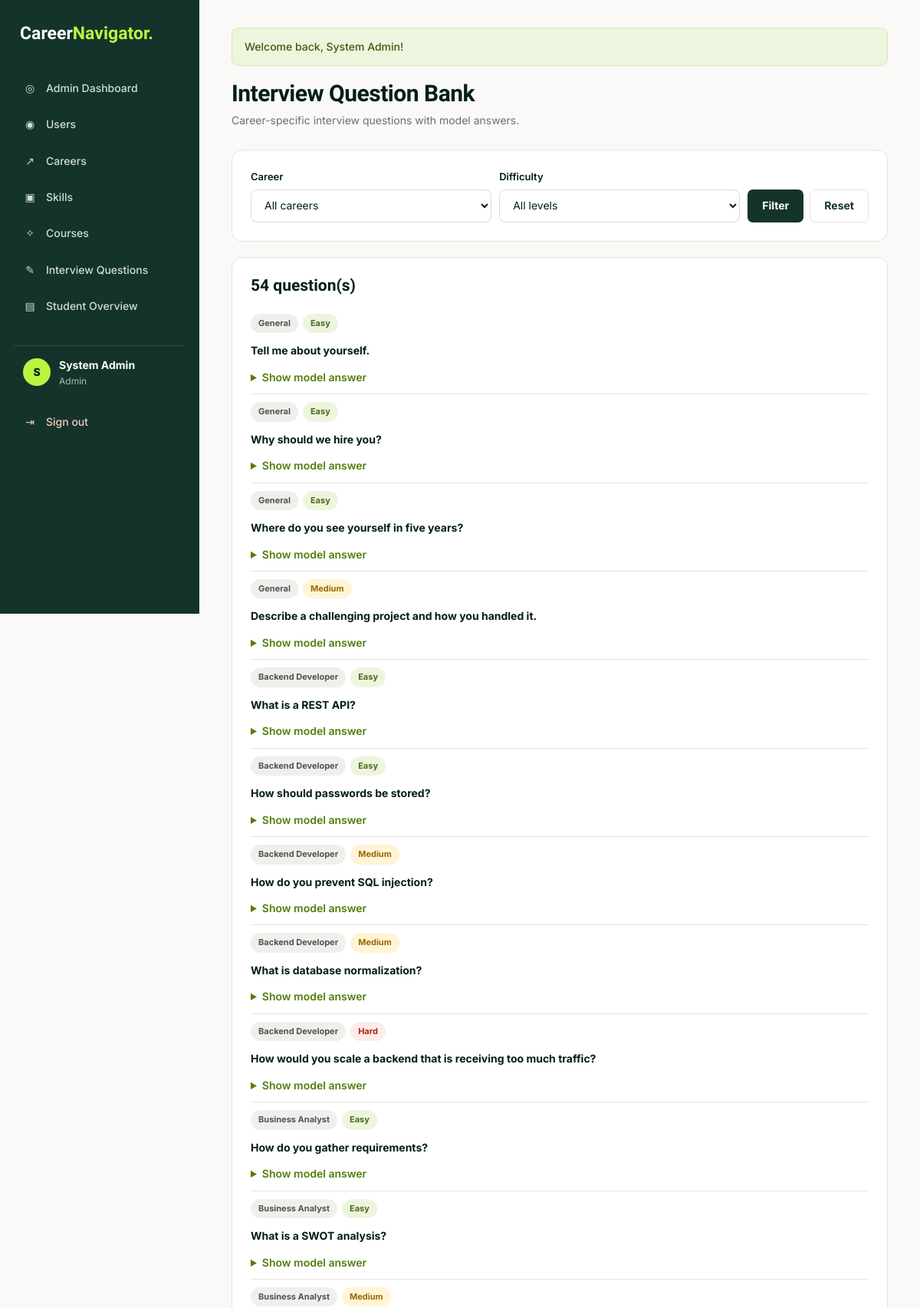
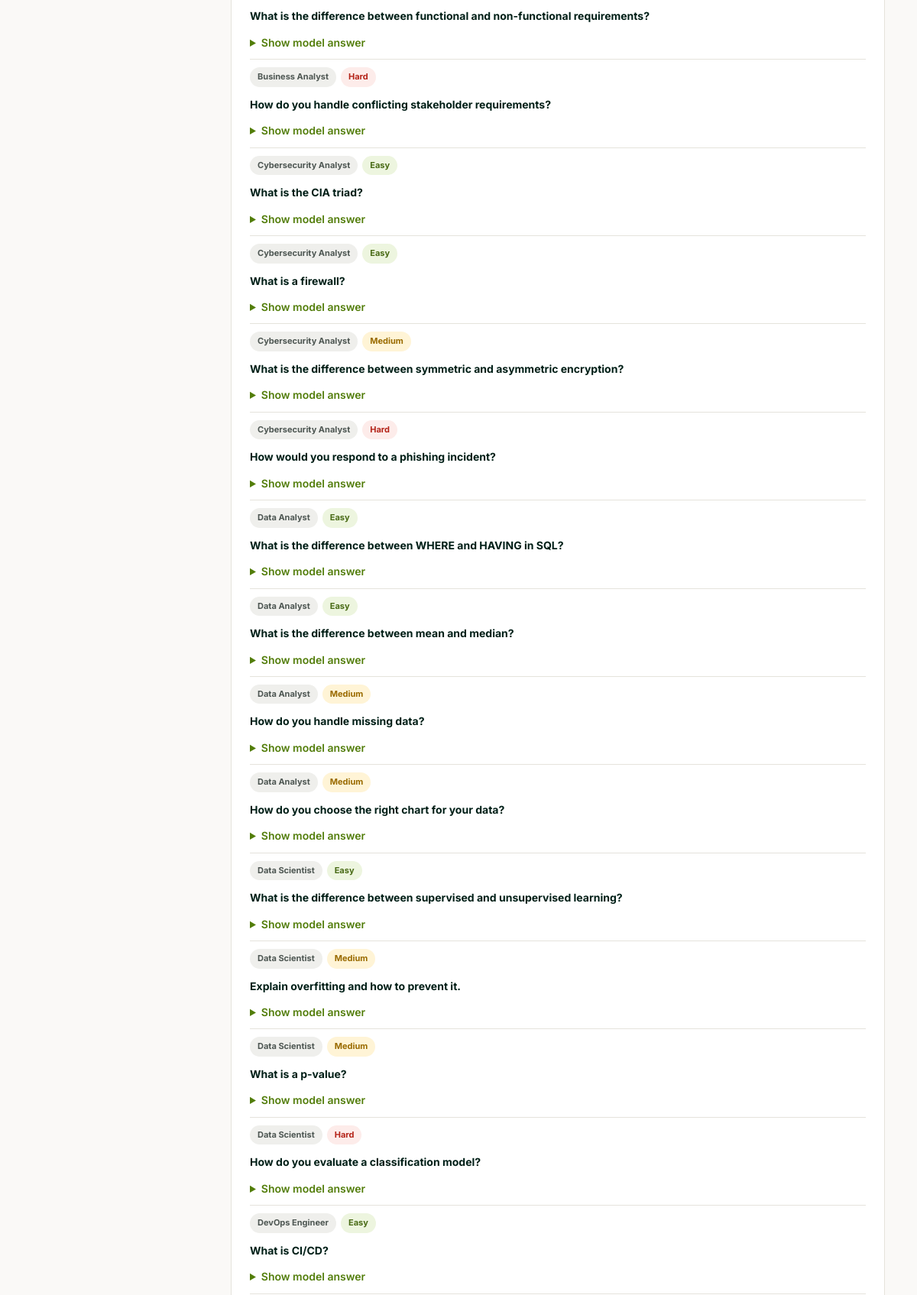
The app's page /interview.php (signed in, upper part) with its own data (2 pictures, top to bottom).
### tables this page shows
CREATE TABLE `users` (
  `id` int(11) NOT NULL AUTO_INCREMENT,
  `name` varchar(100) NOT NULL,
  `email` varchar(150) NOT NULL,
  `password` varchar(255) NOT NULL,
  `role` enum('student','advisor','admin') DEFAULT 'student',
  `created_at` timestamp NOT NULL DEFAULT current_timestamp(),
  `email_verified_at` datetime DEFAULT NULL,
  `verification_token_hash` char(64) DEFAULT NULL,
  `verification_expires_at` datetime DEFAULT NULL,
  `verification_sent_at` datetime DEFAULT NULL,
  PRIMARY KEY (`id`),
  UNIQUE KEY `email` (`email`),
  UNIQUE KEY `verification_token_hash` (`verification_token_hash`)
);

CREATE TABLE `interview_questions` (
  `id` int(11) NOT NULL AUTO_INCREMENT,
  `career_id` int(11) DEFAULT NULL,
  `question` text NOT NULL,
  `answer` text DEFAULT NULL,
  `difficulty` enum('easy','medium','hard') DEFAULT 'easy',
  PRIMARY KEY (`id`),
  KEY `career_id` (`career_id`),
  CONSTRAINT `interview_questions_ibfk_1` FOREIGN KEY (`career_id`) REFERENCES `careers` (`id`) ON DELETE SET NULL
);

CREATE TABLE `careers` (
  `id` int(11) NOT NULL AUTO_INCREMENT,
  `title` varchar(150) NOT NULL,
  `description` text DEFAULT NULL,
  `category` varchar(100) DEFAULT NULL,
  `average_salary` varchar(100) DEFAULT NULL,
  PRIMARY KEY (`id`)
);

### includes/functions.php (called while the page is built, shortened)
<?php
function e($value): string
{
    return htmlspecialchars((string) $value, ENT_QUOTES, 'UTF-8');
}
function url(string $path = ''): string
{
    return BASE_URL . ltrim($path, '/');
}
function current_user(): ?array
{
    return $_SESSION['user'] ?? null;
}
function current_user_id(): int
{
    return (int) ($_SESSION['user']['id'] ?? 0);
}
function refresh_current_user(PDO $pdo): void
{
    $stmt = $pdo->prepare("SELECT id, name, email, role FROM users WHERE id = ?");
    $stmt->execute([current_user_id()]);
}
function get_flashes(): array
{
    $messages = $_SESSION['flash'] ?? [];
    return $messages;
}

### includes/init.php (called while the page is built, shortened)
<?php
require_once __DIR__ . '/../config/db.php';
require_once __DIR__ . '/functions.php';
refresh_current_user($pdo);

### interview.php (the view, shortened to what this page needs)
<?php
require_once 'includes/init.php';
$isStudent = current_user()['role'] === 'student';
$careerId = input_int($_GET, 'career_id');
$difficulty = in_array($_GET['difficulty'] ?? '', ['easy', 'medium', 'hard'], true) ? $_GET['difficulty'] : '';
$view = 'bank';
$question = null;
if ($view === 'bank') {
    $sql = "SELECT q.*, c.title AS career_title FROM interview_questions q LEFT JOIN careers c ON c.id = q.career_id WHERE 1 = 1";
    $params = [];
    $sql .= " ORDER BY c.title IS NULL DESC, c.title, FIELD(q.difficulty, 'easy', 'medium', 'hard')";
    $stmt = $pdo->prepare($sql);
    $stmt->execute($params);
    $questions = $stmt->fetchAll(PDO::FETCH_ASSOC);
}
$difficultyBadge = ['easy' => 'badge-green', 'medium' => 'badge-amber', 'hard' => 'badge-red'];
$practiceLink = 'interview.php?practice=1' . ($careerId ? '&career_id=' . $careerId : '') . ($difficulty ? '&difficulty=' . $difficulty : '');
$activePage = 'interview';
require 'includes/header.php';
?>
<div class="page-header">
    <div>
        <h1><?= $isStudent ? 'Interview Practice' : 'Interview Question Bank' ?></h1>
        <p>Career-specific interview questions with model answers<?= $isStudent ? '. Practise and get instant keyword-based feedback.' : '.' ?></p>
    </div>
</div>
<?php if ($view === 'practice'): ?>
    <?php if (!$question): ?>
        <div class="card empty">No questions found for this selection. <a href="interview.php">Back to question bank</a></div>
    <?php else: ?>
        <div class="card">
            <div class="course-meta">
                <span class="badge badge-gray"><?= e($question['career_title'] ?? 'General') ?></span>
                <span class="badge <?= $difficultyBadge[$question['difficulty']] ?>"><?= ucfirst(e($question['difficulty'])) ?></span>
            </div>
            <h2><?= e($question['question']) ?></h2>
            <form method="POST">
                <?= csrf_field() ?>
                <input type="hidden" name="question_id" value="<?= (int) $question['id'] ?>">
                <div class="form-group">
                    <label for="answer">Your answer</label>
                    <textarea id="answer" name="answer" maxlength="5000" rows="8" required placeholder="Answer as you would in a real interview…"></textarea>
                    <div class="help" id="answer-count">0 words</div>
                </div>
                <div class="btn-group">
                    <button type="submit" class="btn btn-primary">Submit answer</button>
                    <a href="<?= e($practiceLink) ?>" class="btn btn-secondary">Skip question</a>
                    <a href="interview.php" class="btn btn-secondary">End session</a>
                </div>
            </form>
        </div>
    <?php endif; ?>
<?php else: ?>
    <form method="GET" class="filters card">
        <div class="form-group">
            <label for="career_id">Career</label>
            <select id="career_id" name="career_id">
                <option value="">All careers</option>
            </select>
        </div>
        <div class="form-group">
            <label for="difficulty">Difficulty</label>
            <select id="difficulty" name="difficulty">
                <option value="">All levels</option>
            </select>
        </div>
        <div class="btn-group">
            <button type="submit" class="btn btn-primary">Filter</button>
            <a href="interview.php" class="btn btn-secondary">Reset</a>
        </div>
    </form>
    <div class="card">
        <h2><?= count($questions) ?> question(s)</h2>
        <ul class="list-plain">
            <?php foreach ($questions as $qn): ?>
                <li>
                    <div class="course-meta">
                        <span class="badge badge-gray"><?= e($qn['career_title'] ?? 'General') ?></span>
                        <span class="badge <?= $difficultyBadge[$qn['difficulty']] ?>"><?= ucfirst(e($qn['difficulty'])) ?></span>
                    </div>
                    <strong><?= e($qn['question']) ?></strong>
                    <details>
                        <summary>Show model answer</summary>
                    </details>
                </li>
            <?php endforeach; ?>
        </ul>
    </div>
<?php endif; ?>
<?php require 'includes/footer.php'; ?>

### includes/header.php (shortened to what this page needs)
<?php
$user = current_user();
$activePage = $activePage ?? '';
$menus = [
    'student' => [
        'dashboard'       => ['dashboard.php', 'Dashboard', '◎'],
        'profile'         => ['profile.php', 'My Profile & Skills', '◉'],
        'projects'        => ['projects.php', 'My Projects', '▣'],
        'recommendations' => ['recommendations.php', 'Career Matches', '↗'],
        'roadmap'         => ['roadmap.php', 'Skill Gap & Roadmap', '▤'],
        'courses'         => ['courses.php', 'Courses & Certifications', '✧'],
        'interview'       => ['interview.php', 'Interview Practice', '✎'],
    ],
    'advisor' => [
        'advisor'   => ['advisor/index.php', 'My Students', '◎'],
        'courses'   => ['courses.php', 'Courses', '✧'],
        'interview' => ['interview.php', 'Question Bank', '✎'],
    ],
    'admin' => [
        'admin'      => ['admin/index.php', 'Admin Dashboard', '◎'],
        'users'      => ['admin/users.php', 'Users', '◉'],
        'careers'    => ['admin/careers.php', 'Careers', '↗'],
        'skills'     => ['admin/skills.php', 'Skills', '▣'],
        'courses'    => ['admin/courses.php', 'Courses', '✧'],
        'questions'  => ['admin/questions.php', 'Interview Questions', '✎'],
        'advisor'    => ['advisor/index.php', 'Student Overview', '▤'],
    ],
];
$menu = $user ? ($menus[$user['role']] ?? []) : [];
?>
<!DOCTYPE html>
<html lang="en">
<head>
    <link rel="stylesheet" href="<?= e(url('assets/css/style.css')) ?>">
</head>
<body>
<div class="app">
    <aside class="sidebar" id="sidebar">
        <div class="sidebar-top">
            <a href="<?= e(url('index.php')) ?>" class="logo logo-light">Career<span>Navigator.</span></a>
        </div>
        <nav class="side-nav" id="side-nav">
            <?php foreach ($menu as $key => [$link, $label, $icon]): ?>
                <a href="<?= e(url($link)) ?>" class="<?= $key === $activePage ? 'active' : '' ?>">
                    <span class="nav-icon"><?= $icon ?></span><?= e($label) ?>
                </a>
            <?php endforeach; ?>
            <?php if ($user): ?>
                <div class="side-user">
                    <div class="avatar"><?= e(strtoupper(mb_substr($user['name'], 0, 1))) ?></div>
                    <div>
                        <strong><?= e($user['name']) ?></strong>
                        <small><?= e(ucfirst($user['role'])) ?></small>
                    </div>
                </div>
                <a href="<?= e(url('logout.php')) ?>" class="logout-link"><span class="nav-icon">⇥</span>Sign out</a>
            <?php endif; ?>
        </nav>
    </aside>
    <main class="main">
        <?php foreach (get_flashes() as $f): ?>
            <div class="alert alert-<?= e($f['type']) ?>"><?= e($f['message']) ?></div>
        <?php endforeach; ?>

### assets/css/style.css (style rules this page uses)
:root { --green: #14342B; --green-hover: #245344; --dark: #001F17; --lime: #BCF541; --lime-dark: #648D13; --soft-green: #EDF5DF; --background: #FAF9F7; --muted: #68736E; --border: #E5E3DC; --danger: #B42318; --danger-soft: #FDECEA; --amber: #9A6B00; --amber-soft: #FFF4D6; }
* { margin: 0; padding: 0; box-sizing: border-box; }
body { font-family: 'Inter', sans-serif; background: var(--background); color: var(--dark); font-size: 14px; line-height: 1.6; }
a { color: #527D0A; }
h1, h2, h3, h4 { font-family: 'Bricolage Grotesque', sans-serif; line-height: 1.2; }
h1 { font-size: 30px; letter-spacing: -0.5px; }
h2 { font-size: 21px; margin-bottom: 14px; }
p { margin-bottom: 10px; }
.logo { font-family: 'Bricolage Grotesque', sans-serif; font-size: 23px; font-weight: 800; color: var(--green); text-decoration: none; }
.logo span { color: #82AD16; }
.logo-light { color: #fff; }
.logo-light span { color: var(--lime); }
.app { display: flex; min-height: 100vh; }
.sidebar { width: 260px; flex-shrink: 0; background: var(--green); color: #fff; padding: 26px 18px; position: sticky; top: 0; height: 100vh; overflow-y: auto; }
.sidebar-top { display: flex; justify-content: space-between; align-items: center; margin-bottom: 30px; padding: 0 8px; }
.side-nav a { display: flex; align-items: center; gap: 12px; padding: 11px 12px; color: #D0DDD6; text-decoration: none; border-radius: 8px; font-weight: 500; margin-bottom: 3px; }
.nav-icon { width: 18px; text-align: center; }
.side-user { display: flex; gap: 11px; align-items: center; margin: 28px 0 8px; padding: 14px 12px; border-top: 1px solid rgba(255,255,255,.12); }
.side-user small { display: block; color: #A8BDB3; font-size: 12px; }
.avatar { width: 36px; height: 36px; border-radius: 50%; background: var(--lime); color: var(--dark); display: grid; place-items: center; font-weight: 800; }
.logout-link { color: #F3C9C4 !important; }
.main { flex: 1; padding: 36px 42px 60px; min-width: 0; max-width: 1240px; }
.page-header { display: flex; justify-content: space-between; align-items: flex-end; gap: 16px; flex-wrap: wrap; margin-bottom: 26px; }
.page-header p { color: var(--muted); margin: 6px 0 0; }
.card { background: #fff; border: 1px solid var(--border); border-radius: 14px; padding: 24px; margin-bottom: 22px; }
.btn { display: inline-block; padding: 11px 18px; border-radius: 7px; text-decoration: none; font-size: 14px; font-weight: 700; border: 1px solid transparent; cursor: pointer; font-family: inherit; transition: .2s; line-height: 1.3; }
.btn-primary { background: var(--green); color: #fff; }
.btn-secondary { background: #fff; color: var(--green); border-color: var(--border); }
.btn-group { display: flex; gap: 8px; flex-wrap: wrap; align-items: center; }
.form-group { margin-bottom: 16px; }
label { display: block; font-weight: 600; margin-bottom: 6px; font-size: 13px; }
input[type=text], input[type=email], input[type=password], input[type=number], input[type=url], input[type=search], select, textarea { width: 100%; padding: 11px 13px; border: 1px solid #DADDD8; border-radius: 8px; font-size: 14px; font-family: inherit; background: #fff; color: var(--dark); }
.filters { display: flex; gap: 10px; flex-wrap: wrap; align-items: flex-end; margin-bottom: 20px; }
.filters .form-group { margin-bottom: 0; min-width: 170px; flex: 1; }
.badge { display: inline-block; padding: 4px 10px; border-radius: 20px; font-size: 11px; font-weight: 700; white-space: nowrap; }
.badge-green { background: var(--soft-green); color: #496B16; }
.badge-amber { background: var(--amber-soft); color: var(--amber); }
.badge-red { background: var(--danger-soft); color: var(--danger); }
.badge-gray { background: #EFEFEC; color: #4E5753; }
.alert { padding: 13px 16px; border-radius: 9px; margin-bottom: 18px; font-weight: 500; }
.alert-success { background: var(--soft-green); color: #3D5A10; border: 1px solid #D5E8B4; }
details { margin-top: 12px; }
summary { cursor: pointer; font-weight: 600; color: #527D0A; }
.list-plain { list-style: none; }
.list-plain li { padding: 10px 0; border-bottom: 1px solid var(--border); }
.course-meta { display: flex; flex-wrap: wrap; gap: 6px; margin-bottom: 12px; }

### records on screen
users: name "S", name "System Admin", role "Admin"
interview_questions: career_title "General", difficulty "Easy", question "Tell me about yourself."
interview_questions: career_title "General", difficulty "Easy", question "Why should we hire you?"
interview_questions: career_title "General", difficulty "Easy", question "Where do you see yourself in five years?"
interview_questions: career_title "General", difficulty "Medium", question "Describe a challenging project and how you handled it."
interview_questions: career.title "Backend Developer", difficulty "Easy", question "What is a REST API?"
interview_questions: career.title "Backend Developer", difficulty "Easy", question "How should passwords be stored?"
interview_questions: career.title "Backend Developer", difficulty "Medium", question "How do you prevent SQL injection?"
interview_questions: career.title "Backend Developer", difficulty "Medium", question "What is database normalization?"
interview_questions: career.title "Backend Developer", difficulty "Hard", question "How would you scale a backend that is receiving too much traffic?"
interview_questions: career.title "Business Analyst", difficulty "Easy", question "How do you gather requirements?"
interview_questions: career.title "Business Analyst", difficulty "Easy", question "What is a SWOT analysis?"
interview_questions: career.title "Business Analyst", difficulty "Medium", question "What is the difference between functional and non-functional requirements?"
interview_questions: career.title "Business Analyst", difficulty "Hard", question "How do you handle conflicting stakeholder requirements?"
interview_questions: career.title "Cybersecurity Analyst", difficulty "Easy", question "What is the CIA triad?"
interview_questions: career.title "Cybersecurity Analyst", difficulty "Easy", question "What is a firewall?"
interview_questions: career.title "Cybersecurity Analyst", difficulty "Medium", question "What is the difference between symmetric and asymmetric encryption?"
interview_questions: career.title "Cybersecurity Analyst", difficulty "Hard", question "How would you respond to a phishing incident?"
interview_questions: career.title "Data Analyst", difficulty "Easy", question "What is the difference between WHERE and HAVING in SQL?"
interview_questions: career.title "Data Analyst", difficulty "Easy", question "What is the difference between mean and median?"
interview_questions: career.title "Data Analyst", difficulty "Medium", question "How do you handle missing data?"
interview_questions: career.title "Data Analyst", difficulty "Medium", question "How do you choose the right chart for your data?"
interview_questions: career.title "Data Scientist", difficulty "Easy", question "What is the difference between supervised and unsupervised learning?"
interview_questions: career.title "Data Scientist", difficulty "Medium", question "Explain overfitting and how to prevent it."
interview_questions: career.title "Data Scientist", difficulty "Medium", question "What is a p-value?"
interview_questions: career.title "Data Scientist", difficulty "Hard", question "How do you evaluate a classification model?"
interview_questions: career.title "DevOps Engineer", difficulty "Easy", question "What is CI/CD?"

### other values on screen
$icon "◎"
$label "Admin Dashboard"
$icon "◉"
$label "Users"
$icon "↗"
$label "Careers"
$icon "▣"
$label "Skills"
$icon "✧"
$label "Courses"
$icon "✎"
$label "Interview Questions"
$icon "▤"
$label "Student Overview"
$f['message'] "Welcome back, System Admin!"
